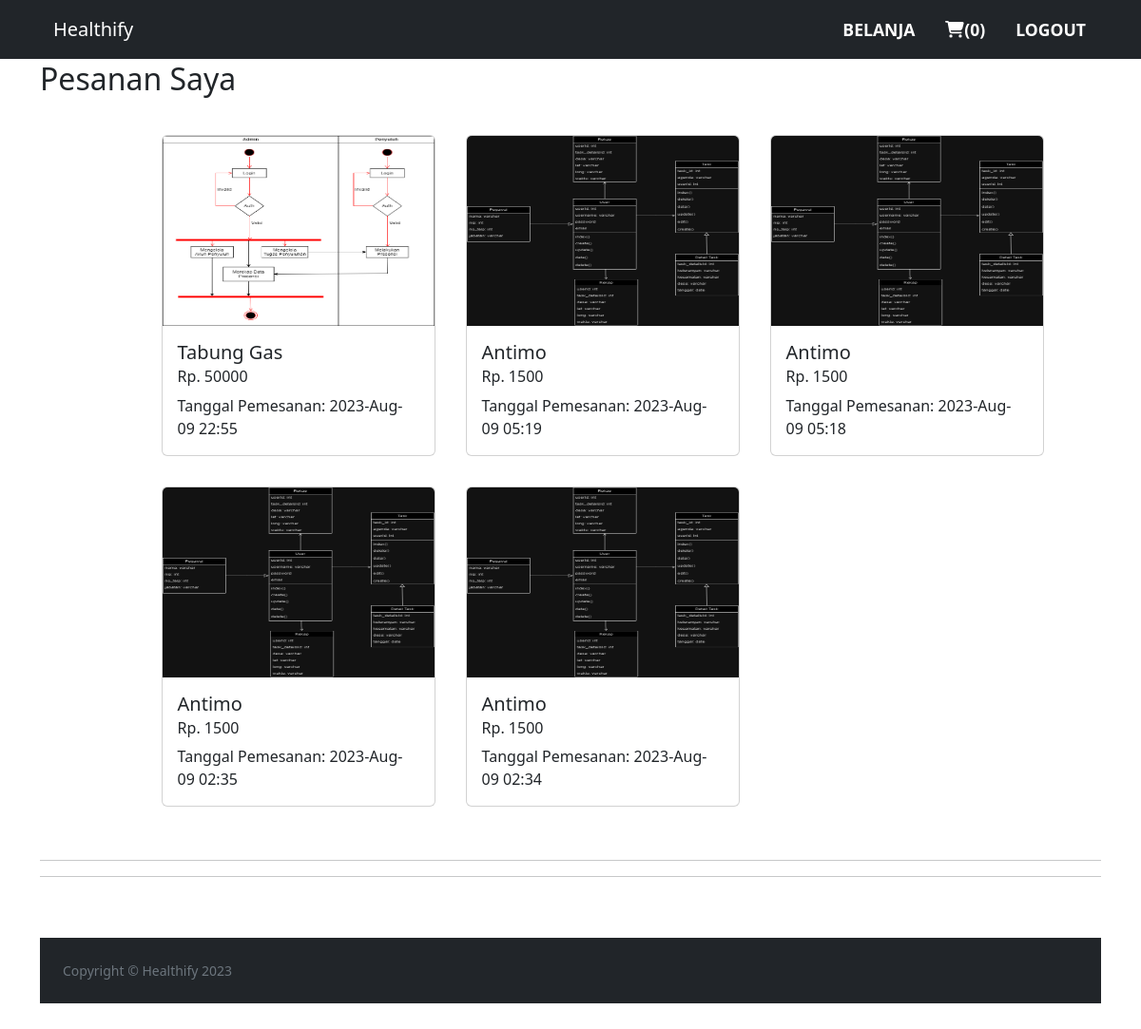
The page /myorders.php (signed in) on the database its author committed.
### tables this page shows
CREATE TABLE `orders` (
  `order_id` int(11) NOT NULL,
  `product_id` int(11) NOT NULL,
  `quantity` int(11) NOT NULL,
  `address` varchar(255) NOT NULL,
  `bank` int(25) NOT NULL,
  `customer_email` varchar(100) NOT NULL,
  `date_added` datetime NOT NULL DEFAULT current_timestamp() ON UPDATE current_timestamp()
);

CREATE TABLE `products` (
  `productID` int(11) NOT NULL,
  `productname` varchar(100) NOT NULL,
  `price` int(11) NOT NULL,
  `category` varchar(100) NOT NULL,
  `product_image` varchar(100) NOT NULL
);

### myorders.php (the view, shortened to what this page needs)
<?php include("includes/header.php"); ?>
<?php include("includes/navbar.php"); ?>
<div class="container py-5">
	<h2 class="h-auto py-3">Pesanan Saya</h2>
	<?php
	$customeremail = mysqli_real_escape_string( $conn, $_SESSION[ 'email' ] );
	$query = "SELECT * FROM `orders` INNER JOIN `products` ON orders.product_id = products.productID AND orders.customer_email = '$customeremail' ORDER BY `date_added` DESC";
	$result = mysqli_query($conn, $query) or die(mysqli_error($conn));
	?>
	<div class="container-down">
			<?php
			while ($row = mysqli_fetch_array($result)) {
			?>
				<div class="card m-3" style="width: 18rem;">
					<img src="<?php echo basename('uploads/') . "/" .  $row['product_image']; ?>" class="card-img-top" width="200" height="200">
					<div class="card-body">
						<h5 class="card-title"><?php echo $row['productname'] ?></h5>
						<h6 class="card-subtitle mb-2 text-body-secondary"><?php echo "Rp. " . $row['price'] ?></h6>
    					<p class="card-text">Tanggal Pemesanan:  <?php echo date_format(new DateTime($row['date_added']), "Y-M-d H:i")  ?></p>
					</div>
				</div>
		<?php
			}
		?>
		</div>
		<br>
		<hr>
		<hr>
	<?php include("includes/footer.php"); ?>
</body>
</html>

### css/grid.css (style rules this page uses)
.container-down { margin-left: 10%; display:flex; flex-wrap: wrap; }

### rows shown on the page
orders: product.product_image (picture), product.productname "Tabung Gas", product.price "50000", date_added "2023-Aug-09 22:55"
orders: product.product_image (picture), product.productname "Antimo", product.price "1500", date_added "2023-Aug-09 05:19"
orders: product.product_image (picture), product.productname "Antimo", product.price "1500", date_added "2023-Aug-09 05:18"
orders: product.product_image (picture), product.productname "Antimo", product.price "1500", date_added "2023-Aug-09 02:35"
orders: product.product_image (picture), product.productname "Antimo", product.price "1500", date_added "2023-Aug-09 02:34"

### other values the page prints
$cartCount "0"
